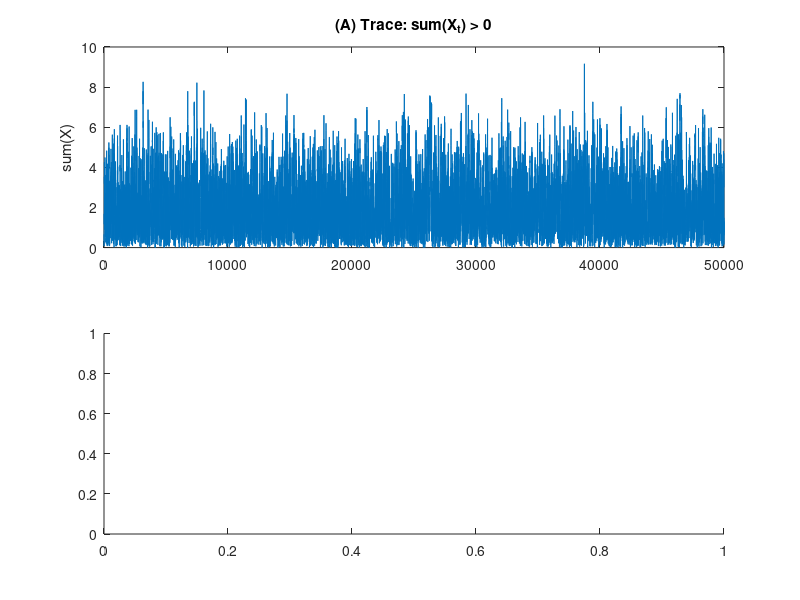

This figure's MATLAB source: (Note: this script raises an error after producing the figure.)
% ============================================================
% Homework: Truncated 3D Normal under sum(x)>0 constraint
% Two methods:
%   (A) Direct MH sampling from truncated N(mu,Sigma)
%   (B) Untruncated MH sampling + Accept/Reject on sum>0
% ============================================================

clear; clc;

% ---------- PARAMETERS ----------
mu     = [0;0;0];
Sigma  = [1 0.6 0.2; 0.6 1 0.4; 0.2 0.4 1];
invS   = inv(Sigma);
Ndraws = 50000;
burnin = 5000;
s      = 1;              % proposal scale (independent)
x0     = mu;

% ============================================================
% (A) DIRECT MH ON TRUNCATED NORMAL
% ============================================================
fprintf('\n==== (A) Direct MH on Truncated Normal ====\n');

T = Ndraws + burnin;
X_A = zeros(Ndraws,3);

x = x0;
logp_x = -0.5 * (x-mu)'*invS*(x-mu);
acc = 0; keep = 0;

for t = 1:T
    % Uncorrelated random-walk proposal
    prop = x + s * randn(3,1);

    % Reject if outside truncation region
    if sum(prop) <= 0
        accept = false;
    else
        logp_prop = -0.5 * (prop-mu)'*invS*(prop-mu);
        logalpha  = logp_prop - logp_x;
        accept    = (log(rand) < logalpha);
    end

    if accept
        x = prop;
        logp_x = -0.5 * (x-mu)'*invS*(x-mu);
        acc = acc + 1;
    end

    if t > burnin
        keep = keep + 1;
        X_A(keep,:) = x';
    end
end

accA = acc / T;
meanA = mean(X_A);
fprintf('Acceptance rate (A): %.3f\n', accA);
fprintf('Mean(X|sum>0): [%.4f, %.4f, %.4f]\n', meanA(1), meanA(2), meanA(3));

figure;
subplot(2,1,1);
plot(sum(X_A,2)); ylabel('sum(X)'); title('(A) Trace: sum(X_t) > 0');
subplot(2,1,2);
histogram(sum(X_A,2),60,'Normalization','pdf');
xlabel('sum(X)'); title('(A) Histogram of sum(X)');

% ============================================================
% (B) UNTRUNCATED MH + ACCEPT/REJECT
% ============================================================
fprintf('\n==== (B) Untruncated MH + Accept/Reject ====\n');

X_B = zeros(Ndraws,3);
x = x0;
logp_x = -0.5 * (x-mu)'*invS*(x-mu);
acc = 0; kept = 0; total = 0; poscount = 0; postburn = 0;
total=0;

while kept < Ndraws
    total=total+1;

    % Proposal (uncorrelated)
    prop = x + s * randn(3,1);
    logp_prop = -0.5 * (prop-mu)'*invS*(prop-mu);
    logalpha  = logp_prop - logp_x;
    if log(rand) < logalpha
        x = prop;
        logp_x = logp_prop;
        acc = acc + 1;
    end

    if total > burnin
        postburn = postburn + 1;
        if sum(x) > 0
            poscount = poscount + 1;
            kept = kept + 1;
            X_B(kept,:) = x';
        end
    end
end

accB = acc / total;
keep_rate = poscount / postburn;
fprintf('Acceptance rate (B): %.3f\n', accB);
fprintf('Keep rate (sum>0): %.3f\n', keep_rate);
fprintf('Total iterations for %d kept draws: %d\n', Ndraws, total);

meanB = mean(X_B);
fprintf('Mean(X|sum>0): [%.4f, %.4f, %.4f]\n', meanB(1), meanB(2), meanB(3));

figure;
subplot(2,1,1);
plot(sum(X_B,2)); ylabel('sum(X)'); title('(B) Trace after A/R');
subplot(2,1,2);
histogram(sum(X_B,2),60,'Normalization','pdf');
xlabel('sum(X)'); title('(B) Histogram of sum(X)');

% ============================================================
% COMPARISON SUMMARY
% ============================================================
fprintf('\n==== SUMMARY COMPARISON ====\n');
fprintf('Method (A): acceptance = %.3f\n', accA);
fprintf('Method (B): acceptance = %.3f, keep rate = %.3f\n', accB, keep_rate);
fprintf('Mean difference (A - B): [%.4f, %.4f, %.4f]\n', meanA - meanB);